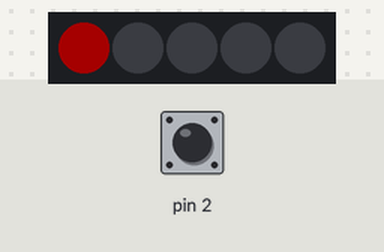
Recording of a sketch running on a simulated Arduino Uno, built with avr-gcc and run on an emulated ATmega328P. Parts: 5 RGB LEDs in strip order, left to right. The test bench sets the inputs (shaded band); at power-on: pin 2 HIGH. Dim RGB values are drawn brighter than linear; the strip is taken to match the declared colour order.

Above: at 1.2 s.
1.3 s: pin 2 pulled LOW for 3.2 s
At 5.6 s:
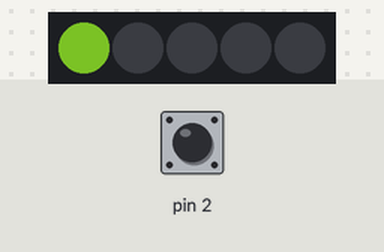
6.0 s: pin 2 pulled LOW for 0.25 s
At 6.6 s:
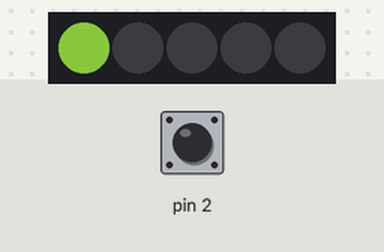
7.8 s: pin 2 pulled LOW for 1 s
At 10.0 s:
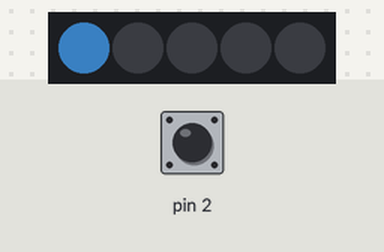
10.3 s: pin 2 pulled LOW for 0.25 s
At 11.4 s:
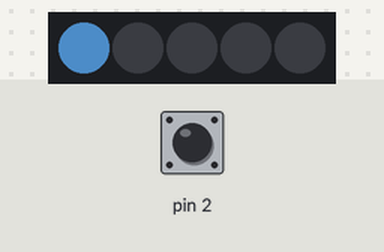
Timing chart, 0 to 13.0 s (numbered marks = the images above; inputs shaded):
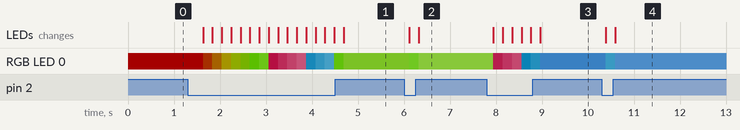

Measured:
- after the input at 1.3 s, RGB LED 0: RGB(39, 0, 0) → RGB(39, 11, 0) after 0.33 s, → RGB(39, 23, 0) 0.20 s later, → RGB(39, 35, 0) 0.20 s later, → RGB(39, 47, 0) 0.20 s later, … (16 changes in this stretch); the LEDs: first change after 0.33 s (image 1 shows a later state)
- after the input at 6.0 s, RGB LED 0: RGB(56, 88, 17) → RGB(56, 100, 17) after 0.11 s, → RGB(68, 100, 29) 0.20 s later
- after the input at 7.8 s, RGB LED 0: RGB(68, 100, 29) → RGB(68, 11, 29) after 0.14 s, → RGB(80, 22, 41) 0.20 s later, → RGB(92, 34, 52) 0.20 s later, → RGB(3, 46, 64) 0.20 s later, … (6 changes in this stretch); the LEDs: first change after 0.14 s (image 3 shows a later state)
- after the input at 10.3 s, RGB LED 0: RGB(26, 58, 88) → RGB(26, 70, 88) after 0.09 s, → RGB(38, 70, 100) 0.20 s later; the LEDs: first change after 0.09 s (image 4 shows a later state)

The sketch:

tattisensa-kai.ino
```cpp
//抵抗に触れると、緑が少しずつたされていく
//触ってる間中色が変わり続けてしまう
//ので判定をつけてみたけどうまくいかず

#include <Adafruit_NeoPixel.h>
#include <CapacitiveSensor.h>

// 4ピン : 電気エネルギーを送信します。
// 2ピン : センサーで変化を感知します。
CapacitiveSensor capSensor = CapacitiveSensor(4, 2);


// RGBLEDに出力するピン番号
#define RGBLED_OUTPIN    8
// Arduinoにぶら下がっているRGBLEDの個数
#define NUMRGBLED        5

// RGBLEDのライブラリを生成する(色指定はRGBの並びで行う、LEDの速度は800KHzとする)
Adafruit_NeoPixel RGBLED = Adafruit_NeoPixel(NUMRGBLED, RGBLED_OUTPIN, NEO_RGB + NEO_KHZ800);


int b = 0;
int c = 0;

void setup() {
  RGBLED.begin();//RGBLEDライブラリの初期化
  RGBLED.setBrightness(100);//明るさの指定(0-255)を行う
  RGBLED.setPixelColor(0,100+c,b,c);
  RGBLED.show();
}

void loop(){
  // タッチセンサーの値を取得する
  long sensorValue = capSensor.capacitiveSensor(30);

  boolean touch = false;

  // 500以上ならば
  if (sensorValue > 500)
  {
    touch = true;
  } else if(sensorValue <= 500)
  {
    touch = false;
  }

  if(touch != true)
  {
    RGBLED.setPixelColor(0,100+c,b,c);
    RGBLED.show();
  }else{
    RGBLED.setPixelColor(0,100,b,0);
    b += 30;
    RGBLED.show();

    if(b>200)
    {
      RGBLED.setPixelColor(0,100+c,b,c);
      c += 30;
      RGBLED.show();
    }
  }
  Serial.println(touch);
  delay(200);
}
```
